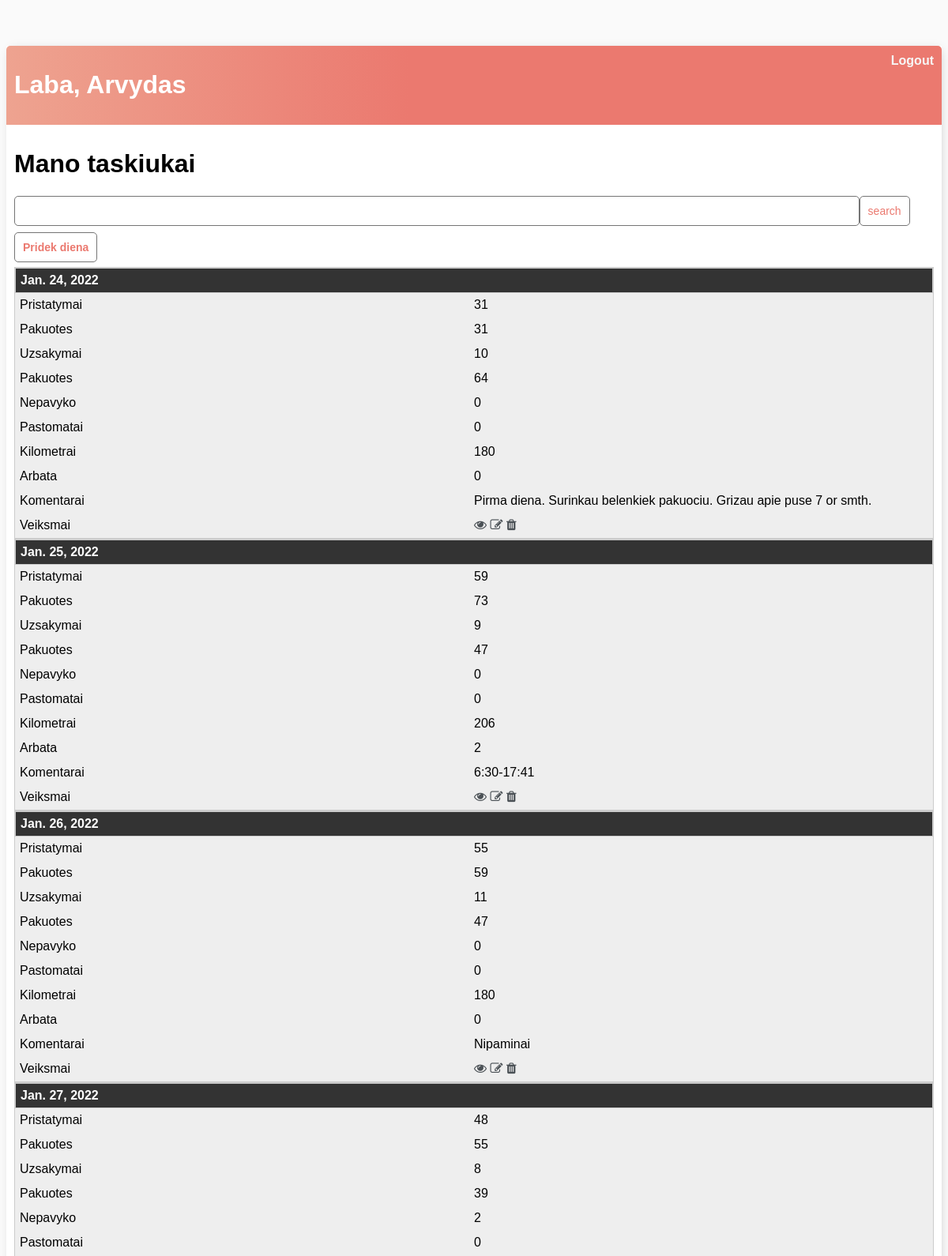
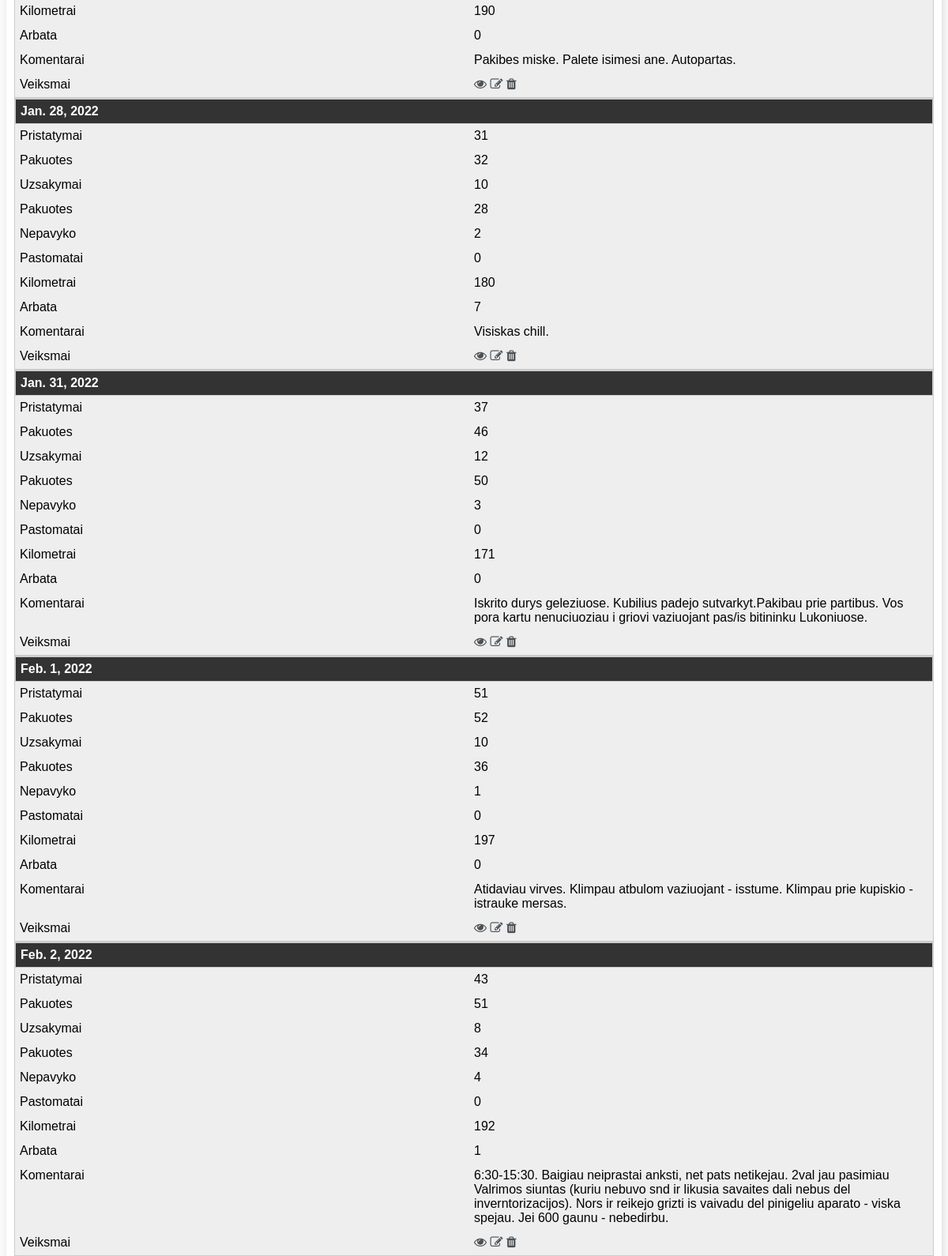
The app's page / (signed in, upper part) with its own data (2 pictures, top to bottom).
### base/models.py (models this page shows, shortened)
class Taskai(models.Model):
    user = models.ForeignKey(User, on_delete=models.CASCADE, null=True, blank=True)
    diena = models.DateField(auto_now_add=False)
    pristatymai = models.IntegerField()
    pristatymai_pakuotes = models.IntegerField(null=True, blank=True)
    uzsakymai = models.IntegerField()
    uzsakymai_pakuotes = models.IntegerField(null=True, blank=True)
    nepavyko = models.CharField(max_length=50)
    pastomatai = models.IntegerField()
    km = models.IntegerField()
    arbata = models.CharField(max_length=50, null=True, blank=True)
    apie = models.TextField(null=True, blank=True)
    class Meta:
        ordering = ['diena']

### base/views.py (the view)
# urls.py: path('', TaskaiList.as_view(), name='visi-taskai'),
class TaskaiList(LoginRequiredMixin, ListView):
    model = Taskai
    context_object_name = 'taskiukai' # call this kaip nori, so instead of "object list in html template I can use "taskai""
    def get_context_data(self, **kwargs):
        context = super().get_context_data(**kwargs)
        context['taskiukai'] = context['taskiukai'].filter(user=self.request.user)
        search_input = self.request.GET.get('search-are') or ''
        if search_input:
            context['taskiukai'] = context['taskiukai'].filter(km__startswith=search_input)
        context['search_input'] = search_input
        return context

### base/templates/base/taskai_list.html (shortened to what this page needs)
{% extends 'base/main.html'%}
{% block content %}
<div class="header-bar">
  <div>
    <h1>Laba, {{request.user|title}}</h1>
  </div>
  {% if request.user.is_authenticated %}
  <a href="{% url 'logout' %}">Logout</a>
  {% else %}
  <a href="{% url 'login' %}">Login</a>
  {% endif %}
</div>
<div class="taskai-wrapper">
<h1>Mano taskiukai</h1>
<form method="GET" style="display: flex;">
  <input name="search-are" type="text" value="{{search_input}}" autocomplete="off"/>
  <input class="button" name="" type="submit" value="search" />
</form>
<br/>
<a class="button" href="{% url 'taskas-pridek' %}">Pridek diena</a>
<br/>
<table class="table">
  <tbody>
    <tr>
      {% for taskai in taskiukai %}
      <th>{{taskai.diena}}</th>
      <td>{{taskai.pristatymai}}</td>
      <td>{{taskai.pristatymai_pakuotes}}</td>
      <td>{{taskai.uzsakymai}}</td>
      <td>{{taskai.uzsakymai_pakuotes}}</td>
      <td>{{taskai.nepavyko}}</td>
      <td>{{taskai.pastomatai}}</td>
      <td>{{taskai.km}}</td>
      <td>{{taskai.arbata}}</td>
      <td>{{taskai.apie}}</td>
      <td>
	<a href="{% url 'taskas' taskai.id %}"><i class="fa fa-eye"></i></a>
	<a href="{% url 'taskas-update' taskai.id %}"><i class="fa fa-edit"></i></a>
	<a href="{% url 'taskas-delete' taskai.id %}"><i class="fa fa-trash"></i></a>
      </td>
    </tr>
  </tbody>
  {% empty %}
  <h3>No items in list</h3>
  {% endfor %}
</table>
</div>
{% endblock content%}

### base/templates/base/main.html (shortened to what this page needs)
{% load static %}
<!doctype html>
<html lang="en">
  <head>
    <link rel="stylesheet" type="text/css" href="{% static 'base/style.css' %}">
    <link href="https://maxcdn.bootstrapcdn.com/font-awesome/4.2.0/css/font-awesome.min.css" rel="stylesheet">
  </head>
  <body>
    <div class="container">
      {% block content %}
      {% endblock content%}
    </div>
  </body>
</html>

### static/base/style.css (style rules this page uses)
body { background-color: #FAFAFA; font-family: 'Nunito', sans-serif; padding-top: 50px; }
a, p { color: #4b5156 }
a { font-weight: 600; }
.header-bar a { color: rgb(247, 247, 247); text-decoration: none; }
.taskai-wrapper { padding: 10px; }
.container { max-width: 1200px; margin: auto; background-color: #fff; -webkit-box-shadow: 2px 2px 13px -4px rgba(0, 0, 0, 0.21); box-shadow: 2px 2px 13px -4px rgba(0, 0, 0, 0.21); }
.header-bar { display: flex; justify-content: space-between; color: #fff; padding: 10px; border-radius: 5px 5px 0 0; background: linear-gradient(90deg, #EEA390 0%, #EB796F 43%, #EB796F 100%); }
.button { border: 1px solid #757575; background-color: #FFF; color: #EB796F; padding: 10px; font-size: 14px; border-radius: 5px; cursor: pointer; text-decoration: none; }
input[type=text], input[type=number], input[type=password], textarea { border: 1px solid #757575; border-radius: 5px; padding: 10px; width: 90%; }
table { width: 100%; border-collapse: collapse; }
tr:nth-of-type(odd) { background: #eee; }
th { background: #333; color: white; font-weight: bold; }
td, th { padding: 6px; border: 1px solid #ccc; text-align: left; }
@media only screen and (max-width: 760px),
(min-device-width: 768px) and (max-device-width: 1024px) { table, thead, tbody, th, td, tr { display: block; } }
@media only screen and (max-width: 760px),
(min-device-width: 768px) and (max-device-width: 1024px) { tr { border: 1px solid #ccc; } }
@media only screen and (max-width: 760px),
(min-device-width: 768px) and (max-device-width: 1024px) { td { border: none; border-bottom: 1px solid #eee; position: relative; padding-left: 50%; } }
@media only screen and (max-width: 760px),
(min-device-width: 768px) and (max-device-width: 1024px) { td:before { position: absolute; top: 6px; left: 6px; width: 45%; padding-right: 10px; white-space: nowrap; } }
@media only screen and (max-width: 760px),
(min-device-width: 768px) and (max-device-width: 1024px) { td:nth-of-type(1):before { content: "Pristatymai"; } }
@media only screen and (max-width: 760px),
(min-device-width: 768px) and (max-device-width: 1024px) { td:nth-of-type(2):before { content: "Pakuotes"; } }
@media only screen and (max-width: 760px),
(min-device-width: 768px) and (max-device-width: 1024px) { td:nth-of-type(3):before { content: "Uzsakymai"; } }
@media only screen and (max-width: 760px),
(min-device-width: 768px) and (max-device-width: 1024px) { td:nth-of-type(4):before { content: "Pakuotes"; } }
@media only screen and (max-width: 760px),
(min-device-width: 768px) and (max-device-width: 1024px) { td:nth-of-type(5):before { content: "Nepavyko"; } }
@media only screen and (max-width: 760px),
(min-device-width: 768px) and (max-device-width: 1024px) { td:nth-of-type(6):before { content: "Pastomatai"; } }
@media only screen and (max-width: 760px),
(min-device-width: 768px) and (max-device-width: 1024px) { td:nth-of-type(7):before { content: "Kilometrai"; } }
@media only screen and (max-width: 760px),
(min-device-width: 768px) and (max-device-width: 1024px) { td:nth-of-type(8):before { content: "Arbata"; } }
@media only screen and (max-width: 760px),
(min-device-width: 768px) and (max-device-width: 1024px) { td:nth-of-type(9):before { content: "Komentarai"; } }
@media only screen and (max-width: 760px),
(min-device-width: 768px) and (max-device-width: 1024px) { td:nth-of-type(10):before { content: "Veiksmai"; } }

### records on screen
Taskai: diena "Jan. 24, 2022", pristatymai "31", pristatymai_pakuotes "31", uzsakymai "10", uzsakymai_pakuotes "64", nepavyko "0", pastomatai "0", km "180", arbata "0", apie "Pirma diena. Surinkau belenkiek pakuociu. Grizau apie puse 7 or smth."
Taskai: diena "Jan. 25, 2022", pristatymai "59", pristatymai_pakuotes "73", uzsakymai "9", uzsakymai_pakuotes "47", nepavyko "0", pastomatai "0", km "206", arbata "2", apie "6:30-17:41"
Taskai: diena "Jan. 26, 2022", pristatymai "55", pristatymai_pakuotes "59", uzsakymai "11", uzsakymai_pakuotes "47", nepavyko "0", pastomatai "0", km "180", arbata "0", apie "Nipaminai"
Taskai: diena "Jan. 27, 2022", pristatymai "48", pristatymai_pakuotes "55", uzsakymai "8", uzsakymai_pakuotes "39", nepavyko "2", pastomatai "0", km "190", arbata "0", apie "Pakibes miske. Palete isimesi ane. Autopartas."
Taskai: diena "Jan. 28, 2022", pristatymai "31", pristatymai_pakuotes "32", uzsakymai "10", uzsakymai_pakuotes "28", nepavyko "2", pastomatai "0", km "180", arbata "7", apie "Visiskas chill."
Taskai: diena "Jan. 31, 2022", pristatymai "37", pristatymai_pakuotes "46", uzsakymai "12", uzsakymai_pakuotes "50", nepavyko "3", pastomatai "0", km "171", arbata "0", apie "Iskrito durys geleziuose. Kubilius padejo sutvarkyt.Pakibau prie partibus. Vos pora kartu nenuciuoziau i griovi vaziuojant pas/is bitininku Lukoniuose."
Taskai: diena "Feb. 1, 2022", pristatymai "51", pristatymai_pakuotes "52", uzsakymai "10", uzsakymai_pakuotes "36", nepavyko "1", pastomatai "0", km "197", arbata "0", apie "Atidaviau virves. Klimpau atbulom vaziuojant - isstume. Klimpau prie kupiskio - istrauke mersas."
Taskai: diena "Feb. 2, 2022", pristatymai "43", pristatymai_pakuotes "51", uzsakymai "8", uzsakymai_pakuotes "34", nepavyko "4", pastomatai "0", km "192", arbata "1", apie "6:30-15:30. Baigiau neiprastai anksti, net pats netikejau. 2val jau pasimiau Valrimos siuntas (kuriu nebuvo snd ir likusia savaites dali nebus del inverntorizacijos). Nors ir reikejo grizti is vaivadu del pinigeliu aparato - viska spejau. Jei 600 gaunu - nebedirbu."

### other values on screen
{{ request.user|title }} "Arvydas"
